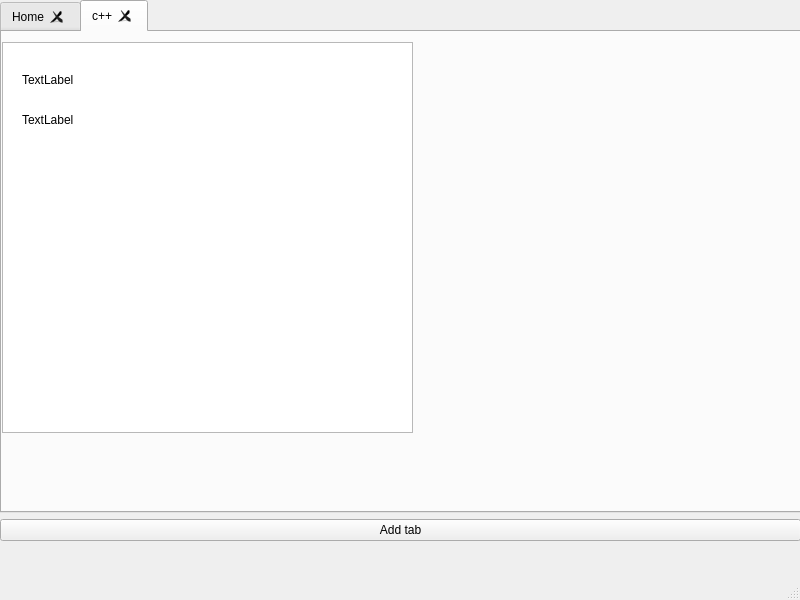
<?xml version="1.0" encoding="UTF-8"?>
<ui version="4.0">
 <class>MainWindow</class>
 <widget class="QMainWindow" name="MainWindow">
  <property name="geometry">
   <rect>
    <x>0</x>
    <y>0</y>
    <width>800</width>
    <height>600</height>
   </rect>
  </property>
  <property name="windowTitle">
   <string>MainWindow</string>
  </property>
  <widget class="QWidget" name="centralwidget">
   <widget class="QWidget" name="">
    <property name="geometry">
     <rect>
      <x>0</x>
      <y>0</y>
      <width>801</width>
      <height>541</height>
     </rect>
    </property>
    <layout class="QVBoxLayout" name="verticalLayout">
     <item>
      <widget class="QTabWidget" name="tabWidget">
       <property name="tabPosition">
        <enum>QTabWidget::North</enum>
       </property>
       <property name="tabShape">
        <enum>QTabWidget::Rounded</enum>
       </property>
       <property name="currentIndex">
        <number>1</number>
       </property>
       <property name="iconSize">
        <size>
         <width>32</width>
         <height>32</height>
        </size>
       </property>
       <property name="tabsClosable">
        <bool>true</bool>
       </property>
       <property name="movable">
        <bool>true</bool>
       </property>
       <widget class="QWidget" name="tab">
        <attribute name="title">
         <string>Home</string>
        </attribute>
        <attribute name="toolTip">
         <string>Type Here</string>
        </attribute>
        <widget class="QPushButton" name="pushButton_2">
         <property name="geometry">
          <rect>
           <x>10</x>
           <y>10</y>
           <width>80</width>
           <height>25</height>
          </rect>
         </property>
         <property name="text">
          <string>PushButton</string>
         </property>
        </widget>
        <widget class="QPushButton" name="pushButton_3">
         <property name="geometry">
          <rect>
           <x>10</x>
           <y>50</y>
           <width>80</width>
           <height>25</height>
          </rect>
         </property>
         <property name="text">
          <string>PushButton</string>
         </property>
        </widget>
        <widget class="QLabel" name="label">
         <property name="geometry">
          <rect>
           <x>110</x>
           <y>20</y>
           <width>55</width>
           <height>16</height>
          </rect>
         </property>
         <property name="text">
          <string>TextLabel</string>
         </property>
        </widget>
       </widget>
       <widget class="QWidget" name="tab_2">
        <attribute name="title">
         <string>c++</string>
        </attribute>
        <widget class="QTextBrowser" name="textBrowser">
         <property name="geometry">
          <rect>
           <x>0</x>
           <y>10</y>
           <width>411</width>
           <height>391</height>
          </rect>
         </property>
        </widget>
        <widget class="QLabel" name="label_2">
         <property name="geometry">
          <rect>
           <x>20</x>
           <y>40</y>
           <width>55</width>
           <height>16</height>
          </rect>
         </property>
         <property name="text">
          <string>TextLabel</string>
         </property>
        </widget>
        <widget class="QLabel" name="label_3">
         <property name="geometry">
          <rect>
           <x>20</x>
           <y>80</y>
           <width>55</width>
           <height>16</height>
          </rect>
         </property>
         <property name="text">
          <string>TextLabel</string>
         </property>
        </widget>
       </widget>
      </widget>
     </item>
     <item>
      <widget class="QPushButton" name="pushButton">
       <property name="text">
        <string>Add tab</string>
       </property>
      </widget>
     </item>
    </layout>
   </widget>
  </widget>
  <widget class="QMenuBar" name="menubar">
   <property name="geometry">
    <rect>
     <x>0</x>
     <y>0</y>
     <width>800</width>
     <height>25</height>
    </rect>
   </property>
  </widget>
  <widget class="QStatusBar" name="statusbar"/>
 </widget>
 <resources/>
 <connections/>
</ui>
